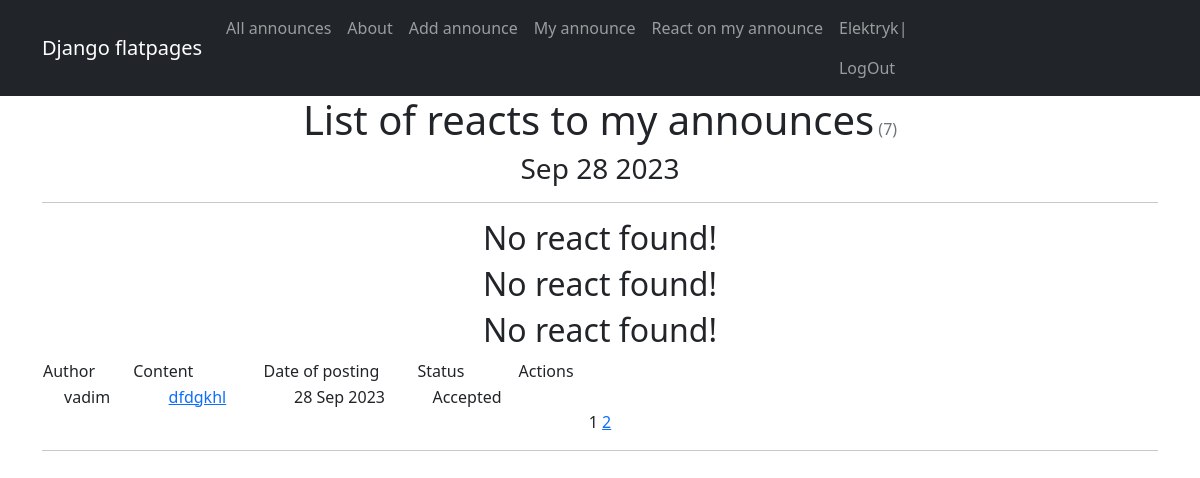
Page /announce/reacts_to_my_announces (signed in) on the committed database.
### content/models.py (models this page shows, shortened)
class UserReaction(models.Model):
	author = models.ForeignKey(User, on_delete=models.CASCADE)
	text = models.TextField()
	announce = models.ForeignKey(Announce, on_delete=models.CASCADE, related_name='reactions')
	dateCreation = models.DateTimeField(auto_now_add=True)
	status = models.BooleanField(default=False)

### content/views.py (the view)
# urls.py: path('reacts_to_my_announces', ReactionList.as_view(), name='reacts_to_announces'),
class ReactionList(ListView):
    model = UserReaction
    ordering = '-dateCreation'  # Поле, которое будет использоваться для сортировки объектов
    template_name = 'reacts_to_announces.html'  # Указываем имя шаблона, в котором будут все инструкции о том,
    context_object_name = 'Reacts'
    paginate_by = 4
    def get_queryset(self):
        return UserReaction.objects.filter(announce__author=self.request.user)
    def get_context_data(self, **kwargs):
        context = super().get_context_data(**kwargs)
        context['time_now'] = datetime.utcnow()
        return context

### content/templatetags/custom_tags.py (called while the page is built)
@register.simple_tag
def current_time(format_string='%b %d %Y'):
    return datetime.utcnow().strftime(format_string)

### templates/reacts_to_announces.html (shortened to what this page needs)
{% extends 'flatpages/default.html' %}
{% load custom_tags %}
{% block content %}
<h1 class="text-center">List of reacts to my announces<span class="text-muted fs-6 fw-normal">
    ({{ page_obj.paginator.count }})</span></h1>
    <h3>{% current_time '%b %d %Y' %}</h3>
    <hr>
    {% if Reacts %}
        <table>
           <tr>
               <td>Author &emsp;&emsp;</td>
               <td>Content &emsp;&emsp;&emsp;&emsp;</td>
               <td>Date of posting &emsp;&emsp;</td>
               <td>Status &emsp;&emsp;&emsp;</td>
               <td>Actions</td>
           </tr>
            {% for react in Reacts %}
            {% if request.user == react.announce.author and request.user != react.author %}
           <tr>
               <td>{{ react.author }}</td>
               <td><a href="{% url 'react_detail' pk=react.id %}">{{ react.text|truncatewords:5 }}</a></td>
               <td>{{ react.dateCreation|date:'d M Y' }}</td>
               <td>{% if react.status == False %} Not accepted
                {% else %}
                Accepted
                {% endif %}</td>
               <td>
               </td>
           </tr>
            {% else %}
            <h2>No react found!</h2>
            {% endif %}
            {% endfor %}
        </table>
    {% else %}
       <h2>No react found!</h2>
    {% endif %}
<div class="text-center">
   {{ page_obj.number }}
   {% if page_obj.has_next %}
       <a href="?page={{ page_obj.next_page_number }}">{{ page_obj.next_page_number }}</a>
   {% endif %}
    <hr>
</div>
{% endblock content %}

### templates/flatpages/default.html (shortened to what this page needs)
<!DOCTYPE html>
<html lang="en">
    <head>
        {% load static %}
        <link href= "{% static 'css/admin.css' %}" rel="stylesheet" />
    </head>
    <body>
        <nav class="navbar navbar-expand-lg navbar-dark bg-dark static-top">
   <div class="container">
       <a class="navbar-brand" href="#">Django flatpages</a>
       <div class="collapse navbar-collapse" id="navbarResponsive">
           <ul class="navbar-nav ml-auto">
               <li class="nav-item active">
                   <li class="nav-item">
                   <a class="nav-link" href="/announce/">All announces</a>
               </li>
               <li class="nav-item">
                   <a class="nav-link" href="/about/">About</a>
               </li>
               <li>
                   {% if request.user.is_authenticated %}
                   <a class="nav-link" href="{% url 'announce_create' %}">Add announce</a>
               </li>
                <li>
                   <a class="nav-link"  href="{% url 'my_announces' %}">My announce</a>
               </li>
               <li>
                   <a class="nav-link"  href="{% url 'reacts_to_announces' %}">React on my announce</a>
               </li>
                <li>
                   <a class="nav-link"> {{user.username}}| <a class="nav-link" href="{% url 'logout' %}">LogOut</a>
				    {% else %}
               </li>
               <li>
               <a class="nav-link" href="{% url 'signing_up' %}">Registration| <a class="nav-link" href="{% url 'accounts/login' %}">LogIn</a>
                   {% endif %}
               </li>
           </ul>
       </div>
   </div>
</nav>
        <div class="container">
            <div class="row">
       <div class="col-lg-12 text-center">
           {% block content %}
           {% endblock content %}
       </div>
   </div>
</div>
    </body>
</html>

### rows in the picture
UserReaction: shows "No react found!"
UserReaction: shows "No react found!"
UserReaction: shows "No react found!"
UserReaction: author "vadim", text "dfdgkhl", dateCreation "28 Sep 2023", status "Accepted"

### other values in the picture
{{ user.username }} "Elektryk"
{{ page_obj.paginator.count }} "7"
{{ page_obj.number }} "1"
{{ page_obj.next_page_number }} "2"
